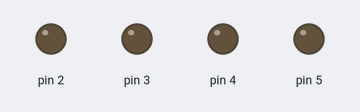
Bench run of a sketch on a simulated Arduino Uno, built with avr-gcc and run on an emulated ATmega328P. Parts: output pins drawn as LEDs (lit = HIGH).

Above: at 0.5 s.
At 2.5 s:
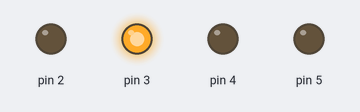
At 3.5 s:
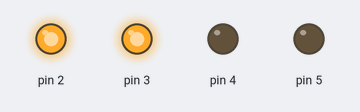
At 5.5 s:
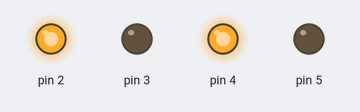
At 8.5 s:
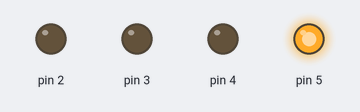
At 11.5 s:
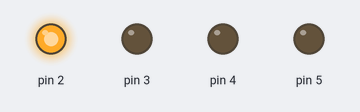
Timing chart, 0 to 13.0 s (numbered marks = the images above):
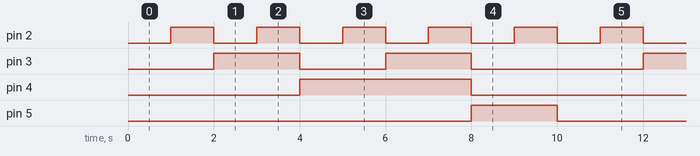

The sketch:

weckerGSO.ino
```cpp
int counter;
int timer;

void setup() {
  pinMode(5, OUTPUT);
  pinMode(4, OUTPUT);
  pinMode(3, OUTPUT);
  pinMode(2, OUTPUT);

  counter = 0;
  timer = 1000;
}

void anzeigenNull(){
  digitalWrite(2, LOW);
  digitalWrite(3, LOW);
  digitalWrite(4, LOW);
  digitalWrite(5, LOW);
}
void anzeigenEins(){
  char stat[] = {HIGH, LOW, LOW, LOW};
  for(int i = 2; i <= 5; i++ ){
    digitalWrite(i, stat[i-2]);
  }
}
void anzeigenZwei(){
  digitalWrite(2, LOW);
  digitalWrite(3, HIGH);
  digitalWrite(4, LOW);
  digitalWrite(5, LOW);
}
void anzeigenDrei(){
  digitalWrite(2, HIGH);
  digitalWrite(3, HIGH);
  digitalWrite(4, LOW);
  digitalWrite(5, LOW);
}
void anzeigenVier(){
  digitalWrite(2, LOW);
  digitalWrite(3, LOW);
  digitalWrite(4, HIGH);
  digitalWrite(5, LOW);
}
void anzeigenFuenf(){
  digitalWrite(2, HIGH);
  digitalWrite(3, LOW);
  digitalWrite(4, HIGH);
  digitalWrite(5, LOW);
}
void anzeigenSechs(){
  digitalWrite(2, LOW);
  digitalWrite(3, HIGH);
  digitalWrite(4, HIGH);
  digitalWrite(5, LOW);
}
void anzeigenSieben(){
  digitalWrite(2, HIGH);
  digitalWrite(3, HIGH);
  digitalWrite(4, HIGH);
  digitalWrite(5, LOW);
}
void anzeigenAcht(){
  digitalWrite(2, LOW);
  digitalWrite(3, LOW);
  digitalWrite(4, LOW);
  digitalWrite(5, HIGH);
}
void anzeigenNeun(){
  digitalWrite(2, HIGH);
  digitalWrite(3, LOW);
  digitalWrite(4, LOW);
  digitalWrite(5, HIGH);
}

void loop() {

  if(counter == 10){
    counter = 0;
  }

  switch (counter){
    case 0:
        anzeigenNull();
      break;
    case 1:
        anzeigenEins();
      break;
    case 2:
        anzeigenZwei();
      break;
    case 3:
        anzeigenDrei();
      break;
    case 4:
        anzeigenVier();
      break;
    case 5:
        anzeigenFuenf();
      break;
    case 6:
        anzeigenSechs();
      break;
    case 7:
        anzeigenSieben();
      break;
    case 8:
        anzeigenAcht();
      break;
    case 9:
        anzeigenNeun();
      break;
  }

  delay(timer);
  counter++;
}
```

Measured:
- by itself, pin 2: alternates HIGH for 1.0 s and LOW for 1.0 s
- by itself, pin 3: repeats every 10.0 s: LOW 2.0 s, HIGH 2.0 s, LOW 4.0 s, HIGH 2.0 s
- by itself, pin 4: alternates HIGH for 4.0 s and LOW for 6.0 s
- by itself, pin 5: alternates HIGH for 2.0 s and LOW for 8.0 s
